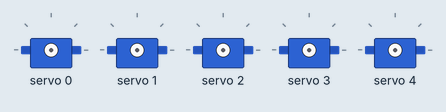
A sketch run on a simulated ESP32. Parts: 5 × servo. What the sketch prints to the serial monitor is not drawn.

Above: at 0.05 s.
At 1.45 s:
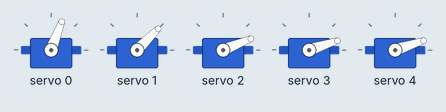
At 2.9 s:
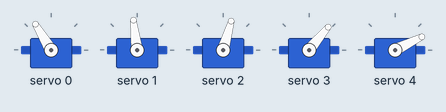
At 5.8 s:
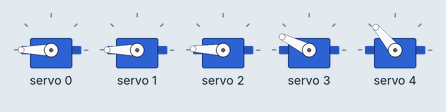
At 8.65 s:
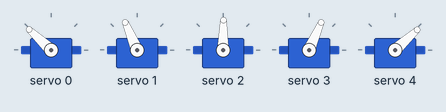
At 11.55 s:
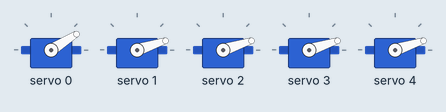
Timing chart, 0 to 15.5 s (numbered marks = the images above):
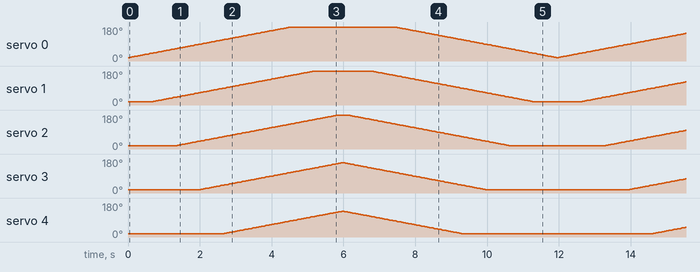

The sketch:

Driver.ino
```cpp
// (licence header left out)
#include <Wire.h>
#include <Adafruit_PWMServoDriver.h>

// called this way, it uses the default address 0x40
Adafruit_PWMServoDriver pwm = Adafruit_PWMServoDriver();

#define SERVOMIN 150    // This is the 'minimum' pulse length count (out of 4096)
#define SERVOMAX 600   // This is the 'maximum' pulse length count (out of 4096)
#define SERVO_FREQ 50  // Analog servos run at ~50 Hz updates

// our servo # counter
uint8_t servonum = 0;

void setup() {
  Serial.begin(9600);
  Serial.println("8 channel Servo test!");

  pwm.begin();
  pwm.setOscillatorFrequency(27000000);
  pwm.setPWMFreq(SERVO_FREQ);  // Analog servos run at ~50 Hz updates

  delay(10);
}

void loop() {

  for (int posDegrees = 0; posDegrees <= 180; posDegrees++) {

    int pwm0 = map(posDegrees, 0, 180, SERVOMIN, SERVOMAX);
    int pwm1 = map(constrain(posDegrees - 20, 0, 180), 0, 180, SERVOMIN, SERVOMAX);
    int pwm2 = map(constrain(posDegrees - 40, 0, 180), 0, 180, SERVOMIN, SERVOMAX);
    int pwm3 = map(constrain(posDegrees - 60, 0, 180), 0, 180, SERVOMIN, SERVOMAX);
    int pwm4 = map(constrain(posDegrees - 80, 0, 180), 0, 180, SERVOMIN, SERVOMAX);

    pwm.setPWM(0, 0, pwm0);
    pwm.setPWM(1, 0, pwm1);
    pwm.setPWM(2, 0, pwm2);
    pwm.setPWM(3, 0, pwm3);
    pwm.setPWM(4, 0, pwm4);

    delay(30);
  }

  for (int posDegrees = 180; posDegrees >= 0; posDegrees--) {

    int pwm0 = map(posDegrees, 0, 180, SERVOMIN, SERVOMAX);
    int pwm1 = map(constrain(posDegrees - 20, 0, 180), 0, 180, SERVOMIN, SERVOMAX);
    int pwm2 = map(constrain(posDegrees - 40, 0, 180), 0, 180, SERVOMIN, SERVOMAX);
    int pwm3 = map(constrain(posDegrees - 60, 0, 180), 0, 180, SERVOMIN, SERVOMAX);
    int pwm4 = map(constrain(posDegrees - 80, 0, 180), 0, 180, SERVOMIN, SERVOMAX);

    pwm.setPWM(0, 0, pwm0);
    pwm.setPWM(1, 0, pwm1);
    pwm.setPWM(2, 0, pwm2);
    pwm.setPWM(3, 0, pwm3);
    pwm.setPWM(4, 0, pwm4);

    delay(30);
  }
}
```
